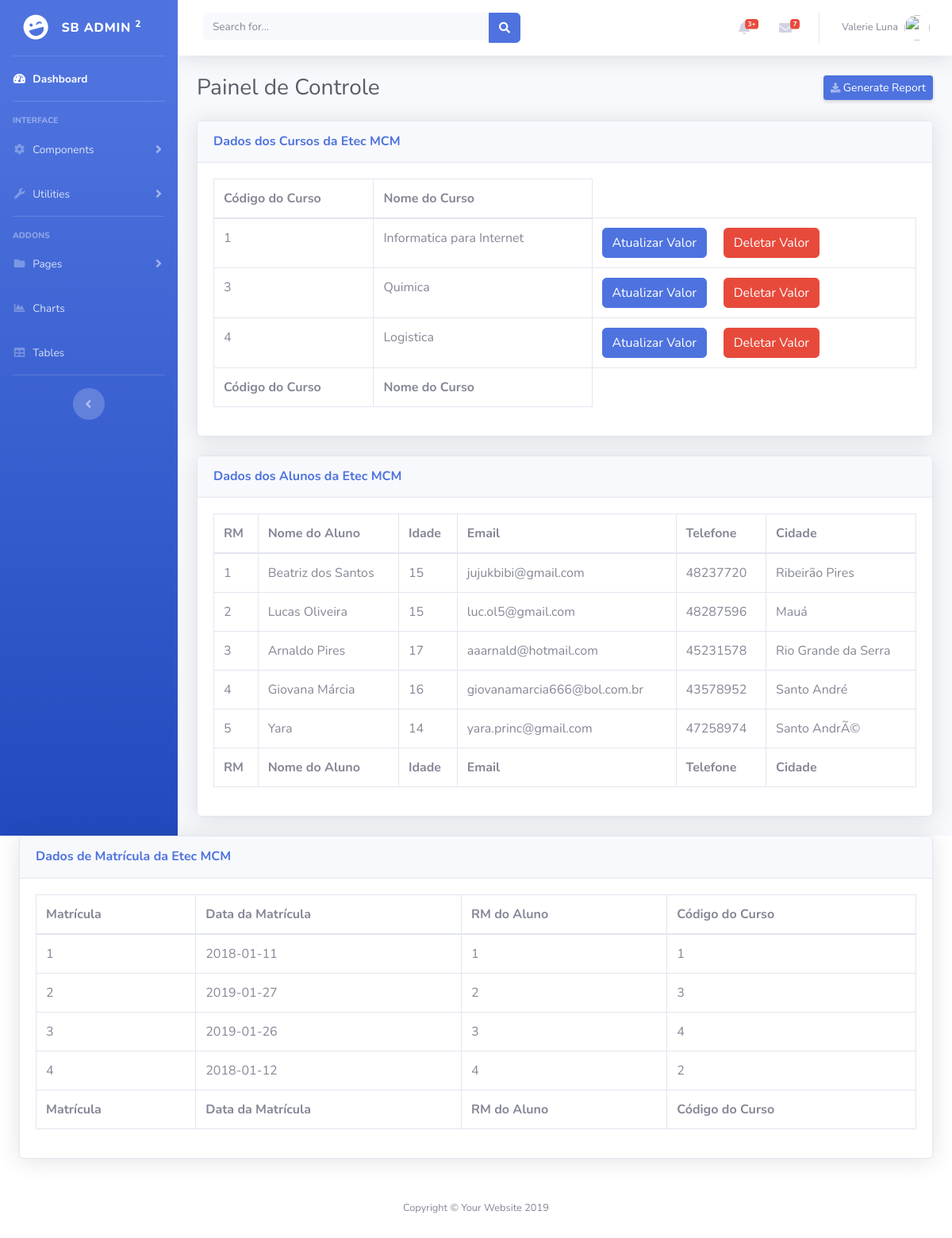
Screenshot of /startbootstrap-sb-admin-2-gh-pages/index.php with the database file from the repository.
### tables this page shows
CREATE TABLE `cursos` (
  `cod` int(11) NOT NULL,
  `curso` varchar(50) NOT NULL
);

CREATE TABLE `alunos` (
  `rm` int(11) NOT NULL,
  `nome` varchar(100) NOT NULL,
  `idade` int(11) NOT NULL,
  `email` varchar(100) NOT NULL,
  `telefone` varchar(50) NOT NULL,
  `cidade` varchar(100) NOT NULL
);

CREATE TABLE `matricula` (
  `matricula` int(11) NOT NULL,
  `dataMat` date NOT NULL,
  `rm_aluno` int(11) NOT NULL,
  `cod_curso` int(11) NOT NULL
);

### startbootstrap-sb-admin-2-gh-pages/index.php (the view, shortened to what this page needs)
<?php
include 'conecta.php';
?>
<!DOCTYPE html>
<html lang="pt-br">
<head>
  <link href="vendor/fontawesome-free/css/all.min.css" rel="stylesheet" type="text/css">
  <link href="css/sb-admin-2.min.css" rel="stylesheet">
</head>
<body id="page-top">
  <div id="wrapper">
    <ul class="navbar-nav bg-gradient-primary sidebar sidebar-dark accordion" id="accordionSidebar">
      <a class="sidebar-brand d-flex align-items-center justify-content-center" href="index.html">
        <div class="sidebar-brand-icon rotate-n-15">
          <i class="fas fa-laugh-wink"></i>
        </div>
        <div class="sidebar-brand-text mx-3">SB Admin <sup>2</sup></div>
      </a>
      <hr class="sidebar-divider my-0">
      <li class="nav-item active">
        <a class="nav-link" href="index.html">
          <i class="fas fa-fw fa-tachometer-alt"></i>
          <span>Dashboard</span></a>
      </li>
      <hr class="sidebar-divider">
      <div class="sidebar-heading">
        Interface
      </div>
      <li class="nav-item">
        <a class="nav-link collapsed" href="#" data-toggle="collapse" data-target="#collapseTwo" aria-expanded="true" aria-controls="collapseTwo">
          <i class="fas fa-fw fa-cog"></i>
          <span>Components</span>
        </a>
      </li>
      <li class="nav-item">
        <a class="nav-link collapsed" href="#" data-toggle="collapse" data-target="#collapseUtilities" aria-expanded="true" aria-controls="collapseUtilities">
          <i class="fas fa-fw fa-wrench"></i>
          <span>Utilities</span>
        </a>
      </li>
      <hr class="sidebar-divider">
      <div class="sidebar-heading">
        Addons
      </div>
      <li class="nav-item">
        <a class="nav-link collapsed" href="#" data-toggle="collapse" data-target="#collapsePages" aria-expanded="true" aria-controls="collapsePages">
          <i class="fas fa-fw fa-folder"></i>
          <span>Pages</span>
        </a>
      </li>
      <li class="nav-item">
        <a class="nav-link" href="charts.html">
          <i class="fas fa-fw fa-chart-area"></i>
          <span>Charts</span></a>
      </li>
      <li class="nav-item">
        <a class="nav-link" href="tables.html">
          <i class="fas fa-fw fa-table"></i>
          <span>Tables</span></a>
      </li>
      <hr class="sidebar-divider d-none d-md-block">
      <div class="text-center d-none d-md-inline">
        <button class="rounded-circle border-0" id="sidebarToggle"></button>
      </div>
    </ul>
    <div id="content-wrapper" class="d-flex flex-column">
      <div id="content">
        <nav class="navbar navbar-expand navbar-light bg-white topbar mb-4 static-top shadow">
          <form class="d-none d-sm-inline-block form-inline mr-auto ml-md-3 my-2 my-md-0 mw-100 navbar-search">
            <div class="input-group">
              <input type="text" class="form-control bg-light border-0 small" placeholder="Search for..." aria-label="Search" aria-describedby="basic-addon2">
              <div class="input-group-append">
                <button class="btn btn-primary" type="button">
                  <i class="fas fa-search fa-sm"></i>
                </button>
              </div>
            </div>
          </form>
          <ul class="navbar-nav ml-auto">
            <li class="nav-item dropdown no-arrow mx-1">
              <a class="nav-link dropdown-toggle" href="#" id="alertsDropdown" role="button" data-toggle="dropdown" aria-haspopup="true" aria-expanded="false">
                <i class="fas fa-bell fa-fw"></i>
                <span class="badge badge-danger badge-counter">3+</span>
              </a>
            </li>
            <li class="nav-item dropdown no-arrow mx-1">
              <a class="nav-link dropdown-toggle" href="#" id="messagesDropdown" role="button" data-toggle="dropdown" aria-haspopup="true" aria-expanded="false">
                <i class="fas fa-envelope fa-fw"></i>
                <span class="badge badge-danger badge-counter">7</span>
              </a>
            </li>
            <li class="nav-item dropdown no-arrow">
              <a class="nav-link dropdown-toggle" href="#" id="userDropdown" role="button" data-toggle="dropdown" aria-haspopup="true" aria-expanded="false">
                <span class="mr-2 d-none d-lg-inline text-gray-600 small">Valerie Luna</span>
                <img class="img-profile rounded-circle" src="https://source.unsplash.com/QAB-WJcbgJk/60x60">
              </a>
            </li>
          </ul>
        </nav>
        <div class="container-fluid">
          <div class="d-sm-flex align-items-center justify-content-between mb-4">
            <h1 class="h3 mb-0 text-gray-800">Painel de Controle</h1>
            <a href="#" class="d-none d-sm-inline-block btn btn-sm btn-primary shadow-sm"><i class="fas fa-download fa-sm text-white-50"></i> Generate Report</a>
          </div>
          <div class="card shadow mb-4">
            <div class="card-header py-3">
              <h6 class="m-0 font-weight-bold text-primary">Dados dos Cursos da Etec MCM</h6>
            </div>
            <div class="card-body">
              <div class="table-responsive">
                <table class="table table-bordered" id="dataTable" width="100%" cellspacing="0">
                  <thead>
                    <tr>
                      <th>Código do Curso</th>
                      <th>Nome do Curso</th>
                    </tr>
                  </thead>
                  <tfoot>
                    <tr>
                      <th>Código do Curso</th>
                      <th>Nome do Curso</th>
                    </tr>
                  </tfoot>
                  <tbody>
              <?php
                  $consulta = "SELECT * FROM cursos";
                foreach ($conexao -> query($consulta) as $linha) {
              ?>
                      <tr>
                      <td><?php  echo "{$linha['cod']}"; ?></td>
                      <td><?php  echo "{$linha['curso']}"; ?></td>
                      <td>
                        <a href="update_curso.php?cod= <?php echo " {$linha['cod']}"; ?>" class="btn btn-primary"> Atualizar Valor </a>
                        <a href="delete_curso.php?cod= <?php echo " {$linha['cod']}"; ?>" class="btn btn-danger"> Deletar Valor </a>
                      </td>
                    </tr>
              <?php
              }
            ?>
                  </tbody>
                </table>
              </div>
            </div>
          </div>
        </div>
      </div>
        <div class="container-fluid">
          <div class="card shadow mb-4">
            <div class="card-header py-3">
              <h6 class="m-0 font-weight-bold text-primary">Dados dos Alunos da Etec MCM</h6>
            </div>
            <div class="card-body">
              <div class="table-responsive">
                <table class="table table-bordered" id="dataTable" width="100%" cellspacing="0">
                  <thead>
                    <tr>
                      <th>RM</th>
                      <th>Nome do Aluno</th>
                      <th>Idade</th>
                      <th>Email</th>
                      <th>Telefone</th>
                      <th>Cidade</th>
                    </tr>
                  </thead>
                  <tfoot>
                    <tr>
                      <th>RM</th>
                      <th>Nome do Aluno</th>
                      <th>Idade</th>
                      <th>Email</th>
                      <th>Telefone</th>
                      <th>Cidade</th>
                    </tr>
                  </tfoot>
                  <tbody>
              <?php
                  $consulta = "SELECT * FROM alunos";
                foreach ($conexao -> query($consulta) as $linha) {
              ?>
                      <tr>
                      <td><?php  echo "{$linha['rm']}"; ?></td>
                      <td><?php  echo "{$linha['nome']}"; ?></td>
                      <td><?php  echo "{$linha['idade']}"; ?></td>
                      <td><?php  echo "{$linha['email']}"; ?></td>
                      <td><?php  echo "{$linha['telefone']}"; ?></td>
                      <td><?php  echo "{$linha['cidade']}"; ?></td>
                    </tr>
              <?php
              }
            ?>
                  </tbody>
                </table>
              </div>
            </div>
          </div>
        </div>
      </div>
      </div>
        <div class="container-fluid">
          <div class="card shadow mb-4">
            <div class="card-header py-3">
              <h6 class="m-0 font-weight-bold text-primary">Dados de Matrícula da Etec MCM</h6>
            </div>
            <div class="card-body">
              <div class="table-responsive">
                <table class="table table-bordered" id="dataTable" width="100%" cellspacing="0">
                  <thead>
                    <tr>
                      <th>Matrícula</th>
                      <th>Data da Matrícula</th>
                      <th>RM do Aluno</th>
                      <th>Código do Curso</th>
                    </tr>
                  </thead>
                  <tfoot>
                    <tr>
                      <th>Matrícula</th>
                      <th>Data da Matrícula</th>
                      <th>RM do Aluno</th>
                      <th>Código do Curso</th>
                    </tr>
                  </tfoot>
                  <tbody>
              <?php
                  $consulta = "SELECT * FROM matricula";
                foreach ($conexao -> query($consulta) as $linha) {
              ?>
                      <tr>
                      <td><?php  echo "{$linha['matricula']}"; ?></td>
                      <td><?php  echo "{$linha['dataMat']}"; ?></td>
                      <td><?php  echo "{$linha['rm_aluno']}"; ?></td>
                      <td><?php  echo "{$linha['cod_curso']}"; ?></td>
                    </tr>
              <?php
              }
            ?>
                  </tbody>
                </table>
              </div>
            </div>
          </div>
          </div>
            <div class="col-lg-12 mb-8">
      <footer class="sticky-footer bg-white">
        <div class="container my-auto">
          <div class="copyright text-center my-auto">
            <span>Copyright &copy; Your Website 2019</span>
          </div>
        </div>
      </footer>
    </div>
</body>
</html>

### rows the page displays
cursos: cod "1", curso "Informatica para Internet"
cursos: cod "3", curso "Quimica"
cursos: cod "4", curso "Logistica"
alunos: rm "1", nome "Beatriz dos Santos", idade "15", email "jujukbibi@gmail.com", telefone "48237720", cidade "Ribeirão Pires"
alunos: rm "2", nome "Lucas Oliveira", idade "15", email "luc.ol5@gmail.com", telefone "48287596", cidade "Mauá"
alunos: rm "3", nome "Arnaldo Pires", idade "17", email "aaarnald@hotmail.com", telefone "45231578", cidade "Rio Grande da Serra"
alunos: rm "4", nome "Giovana Márcia", idade "16", email "giovanamarcia666@bol.com.br", telefone "43578952", cidade "Santo André"
alunos: rm "5", nome "Yara", idade "14", email "yara.princ@gmail.com", telefone "47258974", cidade "Santo AndrÃ©"
matricula: matricula "1", dataMat "2018-01-11", rm_aluno "1", cod_curso "1"
matricula: matricula "2", dataMat "2019-01-27", rm_aluno "2", cod_curso "3"
matricula: matricula "3", dataMat "2019-01-26", rm_aluno "3", cod_curso "4"
matricula: matricula "4", dataMat "2018-01-12", rm_aluno "4", cod_curso "2"
